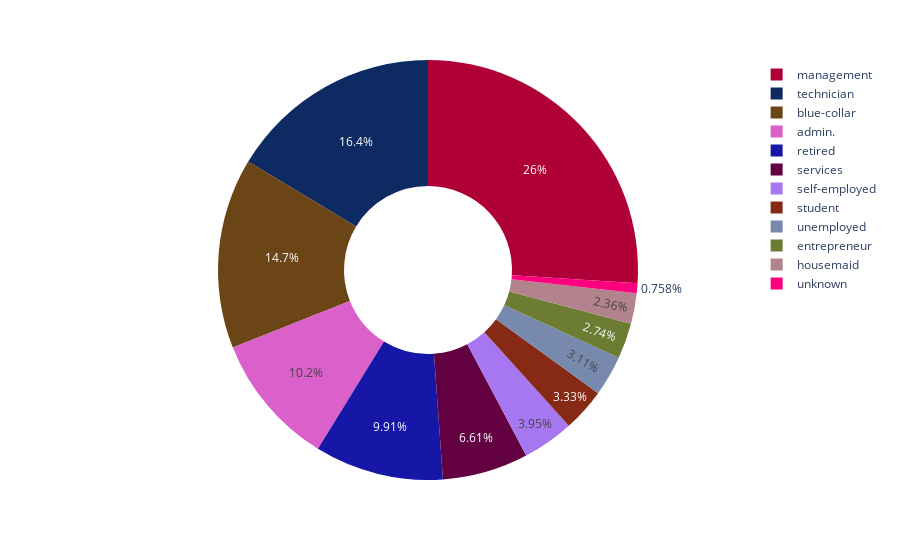

This figure's notebook cell:
### Code cell
fig = px.pie(df,names='job',
              values='balance'
              ,color_discrete_sequence=px.colors.qualitative.Dark24_r,
              hole=.4) 

fig

### Figure 1 — Plotly figure (JSON) as saved in the notebook; plotly's stock layout.template omitted (floating-point values rounded to 4 significant figures; data arrays with more than 128 entries replaced by an {"elided": "..."} marker saying what was removed)
{"data": [{"domain": {"x": [0, 1], "y": [0, 1]}, "hole": 0.4, "hovertemplate": "job=%{label}<br>balance=%{value}<extra></extra>", "labels": {"elided": "11162 str values"}, "legendgroup": "", "name": "", "showlegend": true, "type": "pie", "values": {"elided": "11162 int values"}}], "layout": {"legend": {"tracegroupgap": 0}, "margin": {"t": 60}, "piecolorway": ["#AF0038", "#0D2A63", "#6C4516", "#DA60CA", "#1616A7", "#620042", "#A777F1", "#862A16", "#778AAE", "#6C7C32", "#B2828D", "#FC0080", "#FB00D1", "#00A08B", "#511CFB", "#EB663B", "#750D86", "#B68100", "#222A2A", "#DA16FF", "#FB0D0D", "#1CA71C", "#E15F99", "#2E91E5"]}}
